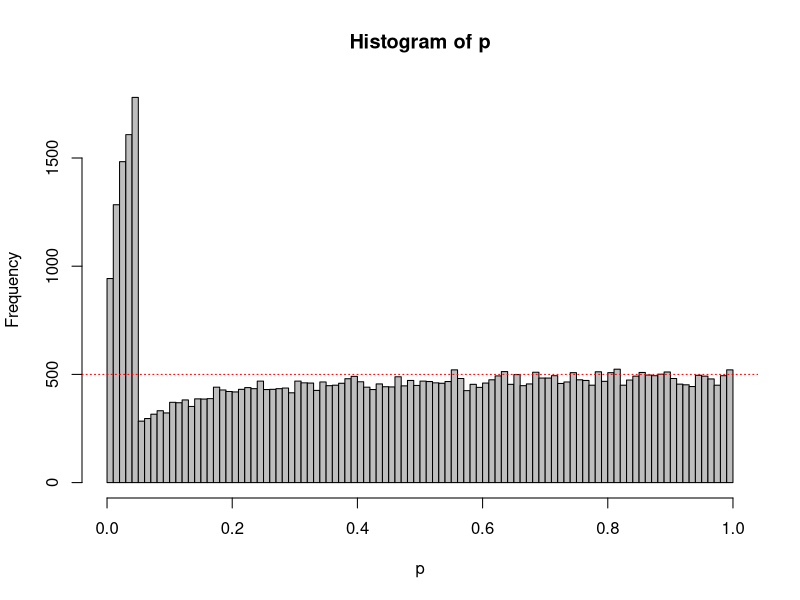

Write the R code that produced this figure.
N<-100 #total number of datapoints (per condition) you are willing to collect
Looks<-5 #set number of looks at the data
nSim<-50000 #number of simulated studies
alpha<-0.05 #set alpha

D<-0 #True effect size (must be 0 when simulating Type 1 errors)

#Take care of some settings
options(scipen=100, digits=4) #disable scientific notation for numbers
LookN<-ceiling(seq(0,N,N/Looks)) #Determine at which N's to look
LookN<-LookN[-1] #remove look at 0
LookN<-LookN[LookN > 2] #Remove looks at N of 1 or 2 (not possible with t-test)
Looks<-length(LookN) #if looks are removed, change number of looks
matp<-matrix(NA, nrow=nSim, ncol=Looks) #Matrix for p-values at sequential tests
SigSeq<-numeric(Looks) #Variable to store final p-values
OptStop<-numeric(nSim) #variable to store positions of optional stopping
p<-numeric(nSim) #Variable to save optional stopping p-values

#Loop data generation for each study, then loop to perform a test for each N 
for (i in 1:nSim){
  x<-rnorm(n = N, mean = 0, sd = 1)
  y<-rnorm(n = N, mean = D, sd = 1)
  for (j in 1:Looks){
    matp[i,j]<-t.test(x[1:LookN[j]],y[1:LookN[j]], var.equal=TRUE)$p.value #perform the t-test, store
  }
  cat('Loop', i, 'of', nSim,'\n')
}

#Save Type 1 error rate for each look
for (i in 1:Looks){
  SigSeq[i] <- sum(matp[,i]<alpha)
}

#Get the positions at which are stopped, and then these p-values
for (i in 1:nSim){
  OptStop[i] <- min(which(matp[i,]<alpha))
}
OptStop[is.infinite(OptStop)] <- Looks #If nothing significant, take last p-value (fixes error warning)
for (i in 1:nSim){
  p[i] <- matp[i,OptStop[i]]
}

breaks<-100
hist(p, breaks=breaks,col="grey")
abline(h=nSim/breaks, col = "red", lty=3)

#Return Type 1 error rates for each look, and the the Type 1 error rate when only reporting the lowest p-value over all looks
cat("Type 1 error rates for look 1 to", Looks,":", SigSeq/nSim)
cat("Type 1 error rate when only the lowest p-value for all looks is reported:", sum(p<alpha)/nSim)

#© Daniel Lakens, 2016. 
# This work is licensed under a Creative Commons Attribution-NonCommercial-ShareAlike 4.0 International License. https://creativecommons.org/licenses/by-nc-sa/4.0/